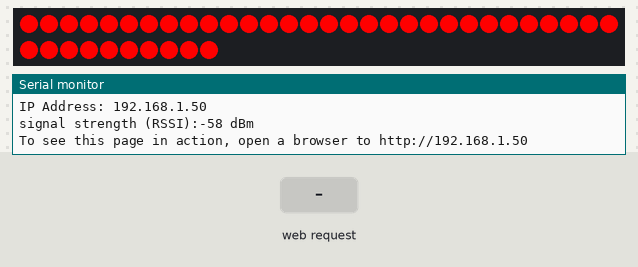
Bench run of a sketch on a simulated Arduino MKR. Parts: 40 RGB LEDs in strip order, left to right, continuing on the next row, the last lines printed to the serial monitor. The inputs (shaded band) are chosen by the test bench. WiFi joins after 1.5 s; servers stay silent unless stated.

Above: at 4.8 s.
4.9 s: HTTP request GET /H received
At 6.2 s:
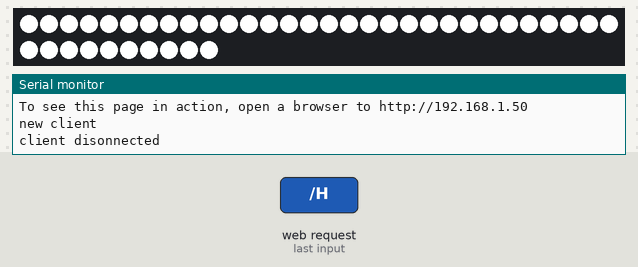
6.5 s: HTTP request GET /L received
At 7.5 s:
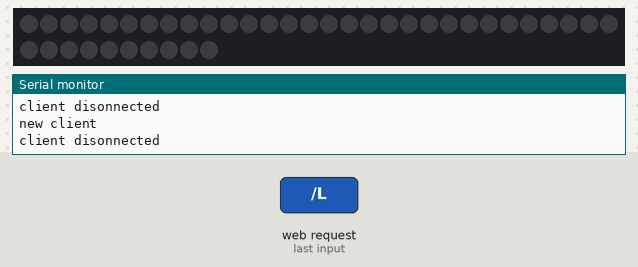
Timing chart, 0 to 9.5 s (numbered marks = the images above; inputs shaded):
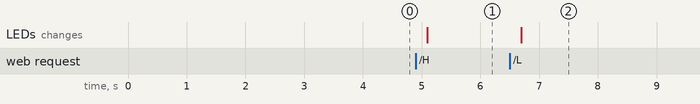

The sketch:

wifi_connect_apr16_works_onoff.ino
```cpp
// ********** LEDS **********

#include <Adafruit_DotStar.h>
#include <SPI.h>
#define NUMPIXELS 40 // Number of LEDs in strip
#define DATAPIN    6
#define CLOCKPIN   7
Adafruit_DotStar strip(NUMPIXELS, DATAPIN, CLOCKPIN, DOTSTAR_BRG);

// ********** WIFI **********

#include <WiFiNINA.h>
char ssid[] = "IoT";        // your network SSID (name)
char pass[] = "IoT4onderwijs";    // your network password (use for WPA, or use as key for WEP)
int keyIndex = 0;                  // your network key Index number (needed only for WEP)

int status = WL_IDLE_STATUS;      //connection status
WiFiServer server(80);            //server socket

//special characters
char quote = '"';
char slash = '/';


void setup() {
  Serial.begin(57600);      // initialize serial communication
  // ********** LEDS **********

  strip.begin(); // Initialize pins for output
  //  strip.show(); // clear LEDs

  for ( int i = 0; i < NUMPIXELS; i++) {
    strip.setPixelColor(i, 0xff0000); // (0, 255, 0)); // turn all LEDs blue at startup
    strip.show();
  }

  // ********** WIFI **********

  // check for the presence of the shield:
  if (WiFi.status() == WL_NO_SHIELD) {
    Serial.println("WiFi shield not present");
    while (true);       // don't continue
  }

  // attempt to connect to WiFi network:
  while ( status != WL_CONNECTED) {
    Serial.print("Attempting to connect to Network named: ");
    Serial.println(ssid);                   // print the network name (SSID);

    // Connect to WPA/WPA2 network. Change this line if using open or WEP network:
    status = WiFi.begin(ssid, pass);
    // wait 10 seconds for connection:
    delay(2000);
  }
  server.begin();                           // start the web server on port 80
  printWiFiStatus();                        // you're connected now, so print out the status
}

// ********** LEDS **********

int      head  = 0, tail = -10; // Index of first 'on' and 'off' pixels
uint32_t color = 0xFF0000;      // 'On' color (starts red)


void loop() {

  // ********** WIFI **********

  // attempt to connect to WiFi network:
  while ( status != WL_CONNECTED) {
    Serial.print("Attempting to connect to Network named: ");
    Serial.println(ssid);                   // print the network name (SSID);

    // Connect to WPA/WPA2 network. Change this line if using open or WEP network:
    status = WiFi.begin(ssid, pass);
    // wait 10 seconds for connection:
    delay(10000);
  }

  WiFiClient client = server.available();   // listen for incoming clients

  if (client) {                             // if you get a client,
    Serial.println("new client");           // print a message out the serial port
    String currentLine = "";                // make a String to hold incoming data from the client
    while (client.connected()) {            // loop while the client's connected
      if (client.available()) {             // if there's bytes to read from the client,
        char c = client.read();             // read a byte, then
        //Serial.write(c);                    // print it out the serial monitor
        if (c == '\n') {                    // if the byte is a newline character

          // if the current line is blank, you got two newline characters in a row.
          // that's the end of the client HTTP request, so send a response:
          if (currentLine.length() == 0) {
            // HTTP headers always start with a response code (e.g. HTTP/1.1 200 OK)
            // and a content-type so the client knows what's coming, then a blank line:
            client.println("HTTP/1.1 200 OK");
            client.println("Content-type:text/html");
            client.println();
            // the content of the HTTP response follows the header:
            client.println("<!DOCTYPE HTML>");
            client.print("<head>");
            client.print("<link rel=");
            client.print(quote);
            client.print("stylesheet");
            client.print(quote);
            client.print("href=");
            client.print(quote);
            client.print("http://bambiboland.nl/other/mddsign/style.css");  //NOTE: link to your own css stylesheet here
            client.print(quote);
            client.print(slash);
            client.print (">");
            client.print("</head>");
            client.print("<body>");
            client.println("<center><br><br><div class='container'><h1>CONTROL YOUR LIGHTS<h1/></div></center>");
            client.println("<center><div class='container'><left><button class='on' type='submit' value='ON' onmousedown=location.href='/H\'>ON</button>");
            client.println("<button class='off' type='submit' value='OFF' onmousedown=location.href='/L\'>OFF</button></div><br>");
            client.println("</body>");
            client.println("</html>");

            // The HTTP response ends with another blank line:
            client.println();
            // break out of the while loop:
            break;
          }
          else {      // if you got a newline, then clear currentLine:
            currentLine = "";
          }
        }
        else if (c != '\r') {    // if you got anything else but a carriage return character,
          currentLine += c;      // add it to the end of the currentLine
        }

        // ********** LEDS **********

        // Check to see if the client request was "GET /H" or "GET /L" or "GET /X":
        if (currentLine.endsWith("GET /H")) {
          // what happens when 'on' gets pressed:

          //          strip.setPixelColor(head, color); // 'On' pixel at head
          //          strip.setPixelColor(tail, 0);     // 'Off' pixel at tail
          //          strip.show();                     // Refresh strip
          //          delay(20);                        // Pause 20 milliseconds (~50 FPS)
          //
          //          if (++head >= NUMPIXELS) {        // Increment head index.  Off end of strip?
          //            head = 0;                       //  Yes, reset head index to start
          //            if ((color >>= 8) == 0)         //  Next color (R->G->B) ... past blue now?
          //              color = 0xFF0000;             //   Yes, reset to red
          //          }

          for ( int i = 0; i < NUMPIXELS; i++) {
            strip.setPixelColor(i, 0xffffff); // (0, 255, 0)); // turn all LEDs blue at startup
            strip.show();
          }
        }
        if (currentLine.endsWith("GET /L")) {
          // what happens when 'off' gets pressed:
          for ( int i = 0; i < NUMPIXELS; i++) {
            strip.setPixelColor(i, 0x000000); // (0, 255, 0)); // turn all LEDs blue at startup
            strip.show();
          }
        }

        delay(20);
      }
    }

    // ********** WIFI **********

    // close the connection:
    client.stop();
    Serial.println("client disonnected");
  }
}

// ********** WIFI **********

void printWiFiStatus() {
  // print the SSID of the network you're attached to:
  Serial.print("SSID: ");
  Serial.println(WiFi.SSID());

  // print your WiFi shield's IP address:
  IPAddress ip = WiFi.localIP();
  Serial.print("IP Address: ");
  Serial.println(ip);

  // print the received signal strength:
  long rssi = WiFi.RSSI();
  Serial.print("signal strength (RSSI):");
  Serial.print(rssi);
  Serial.println(" dBm");
  // print where to go in a browser:
  Serial.print("To see this page in action, open a browser to http://");
  Serial.println(ip);
}
```

Measured:
- after the input at 4.9 s, the LEDs: change after 0.20 s (image 1)
- after the input at 6.5 s, the LEDs: change after 0.20 s (image 2)
